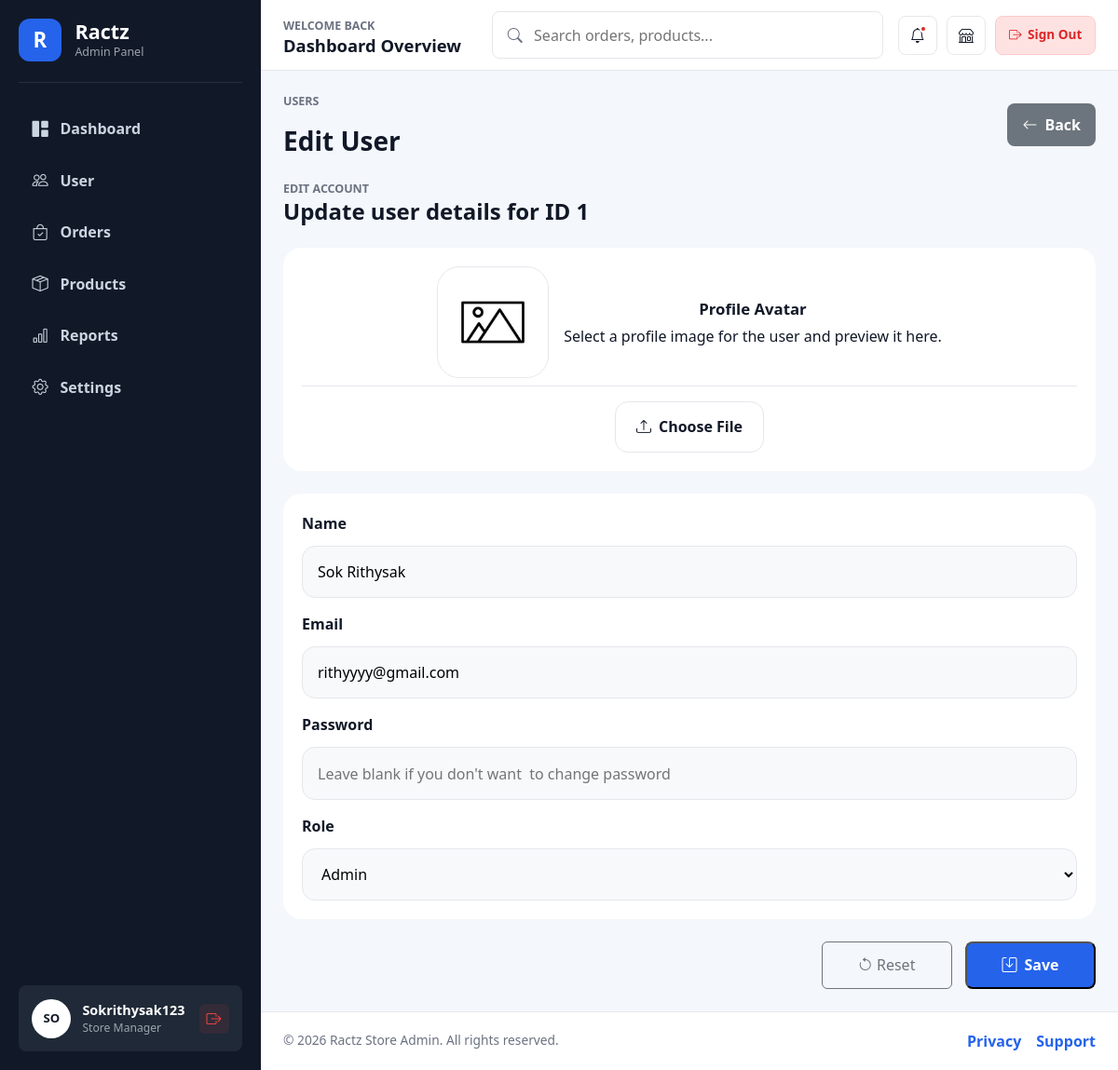
The app's page /admin/user/edit/1 (signed in) with its own data.
### app.py (models this page shows)
class User(db.Model):
    id = db.Column(db.Integer, primary_key=True)
    profile = db.Column(db.String(255), nullable=False, default='/static/images/default.png')
    username = db.Column(db.String(80), nullable=False)
    password = db.Column(db.String(255), nullable=False)
    email = db.Column(db.String(120), nullable=False, unique=True)
    role = db.Column(db.String(80), nullable=False)
    status = db.Column(db.String(80), nullable=False, default='Active')

### app.py (the view)
@app.get('/admin/user/edit/<int:user_id>')
@login_required
def edit_user(user_id):
    module = 'user'
    sql = text("SELECT * FROM user WHERE id = :user_id")
    result = db.session.execute(sql, {"user_id": user_id}).fetchone()
    user = None
    if result:
        user = dict(result._mapping)
    else:
        return redirect(url_for('user'))
    return render_template(
        'admin/user/edit.html',module=module,user=user
    )

### app.py (called while the page is built)
def login_required(view):
    @wraps(view)
    def wrapped(*args, **kwargs):
        if not session.get("is_login"):
            return redirect(url_for("admin_login", next=request.path))
        return view(*args, **kwargs)
    return wrapped

### templates/admin/user/edit.html (shortened to what this page needs)
{% extends 'admin/master.html' %} {% block styles %}
<link
  rel="stylesheet"
  href="{{ url_for('static', filename='user css/edit.css') }}"
/>
{% endblock %} {% block content %}
<main class="admin-content">
  <section class="page-heading">
    <div>
      <p>Users</p>
      <h3>Edit User</h3>
    </div>
    <a href="{{ url_for('user') }}" class="export-btn edit-back-btn">
      <i class="bi bi-arrow-left"></i>
      Back
    </a>
  </section>
  <section class="panel edit-panel">
    <div class="panel-header">
      <div>
        <span>Edit Account</span>
        <h4>Update user details for ID {{ user.id if user else user_id }}</h4>
      </div>
    </div>
    <form id="editUserForm" action="{{url_for('do_edit_user')}}" method="POST" enctype="multipart/form-data" class="edit-form">
      <div class="edit-layout">
        <div class="edit-card">
          <div class="edit-card-top">
            <img
              id="output"
              src="{% if user and user.profile and user.profile.startswith('/') %}{{ user.profile }}{% elif user and user.profile %}{{ url_for('static', filename='images/' + user.profile) }}{% else %}{{ url_for('static', filename='images/default.png') }}{% endif %}"
              alt="User profile image"
              onerror="this.onerror=null;this.src='{{ url_for('static', filename='images/default.png') }}'"
              class="edit-card-avatar"
            />
            <div class="edit-card-info">
              <strong>Profile Avatar</strong>
              <span>
                Select a profile image for the user and preview it here.
              </span>
            </div>
          </div>
          <div class="edit-card-actions">
            <label for="image" class="edit-upload-label">
              <i class="bi bi-upload"></i>
              Choose File
            </label>
          </div>
        </div>
        <div class="edit-form-box">
          <div class="edit-form-group">
            <label for="name">Name</label>
            <input
              type="text"
              id="name"
              name="name"
              value="{{ user.username }}"
              placeholder="Enter name"
              class="edit-form-control"
            />
          </div>
          <div class="edit-form-group">
            <label for="email">Email</label>
            <input
              type="email"
              id="email"
              name="email"
              value="{{ user.email  }}"
              placeholder="Enter email"
              class="edit-form-control"
            />
          </div>
          <div class="edit-form-group">
            <label for="password">Password</label>
            <input
              type="password"
              id="password"
              name="password"
              placeholder="Leave blank if you don't want  to change password"
              class="edit-form-control"
            />
          </div>
          <div class="edit-form-group">
            <label for="role">Role</label>
            <select id="role" name="role" class="edit-form-control">
              <option value="Admin" {% if user and (user.role == 'Admin' or user.role == 'admin') %}selected{% endif %}>Admin</option>
            </select>
          </div>
        </div>
        <div class="edit-actions">
          <button type="reset" class="btn btn-outline-secondary">
            <i class="bi bi-arrow-counterclockwise"></i>
            Reset
          </button>
          <button type="submit" class="export-btn">
            <i class="bi bi-save"></i>
            Save
          </button>
        </div>
      </div>
    </form>
  </section>
</main>
{% endblock %}

### static/admin css/admincss.css (style rules this page uses)
:root { --admin-bg: #f4f7fb; --sidebar-bg: #111827; --sidebar-soft: #1f2937; --surface: #ffffff; --text: #111827; --muted: #6b7280; --border: #e5e7eb; --primary: #2563eb; --primary-soft: #eff6ff; --success: #16a34a; --success-soft: #dcfce7; --warning: #d97706; --warning-soft: #fef3c7; --danger: #dc2626; --shadow: 0 18px 45px rgba(15, 23, 42, 0.08); }
* { box-sizing: border-box; }
body { min-height: 100vh; margin: 0; background: var(--admin-bg); color: var(--text); font-family: "Segoe UI", Arial, sans-serif; }
a { text-decoration: none; }
.navbar-title span, .page-heading p, .panel-header span, .stat-card span { color: var(--muted); font-size: 0.78rem; font-weight: 700; text-transform: uppercase; }
.navbar-title h2, .page-heading h3, .panel-header h4 { margin: 0; font-weight: 800; }
.admin-content { flex: 1; padding: 1.5rem; min-width: 0; }
.page-heading { display: flex; align-items: center; justify-content: space-between; gap: 1rem; margin-bottom: 1.3rem; }
.export-btn { display: inline-flex; align-items: center; justify-content: center; gap: 0.5rem; min-height: 42px; padding: 0.7rem 1rem; border-radius: 8px; background: var(--primary); color: #ffffff; font-weight: 800; }
.stat-card, .panel { border: 1px solid var(--border); border-radius: 8px; background: var(--surface); box-shadow: var(--shadow); }
.panel { padding: 1.2rem; }
.panel-header { display: flex; align-items: flex-start; justify-content: space-between; gap: 1rem; margin-bottom: 1.25rem; }

### static/user css/edit.css (style rules this page uses)
.panel { box-sizing: border-box; width: 100%; max-width: none; margin: 1.5rem auto; padding: 2rem; border: 1px solid #dee2e6; border-radius: 18px; background: #ffffff; box-shadow: 0 8px 24px rgba(15, 23, 42, 0.08); }
.edit-panel { max-width: none; margin: 0 auto; border-radius: 20px; padding: 0; background: transparent; box-shadow: none; border: none; }
.edit-panel .panel-header { margin-bottom: 1.5rem; gap: 1rem; }
.edit-layout { display: grid; gap: 1.5rem; }
.edit-card { display: grid; gap: 1rem; padding: 1.25rem; border: none; border-radius: 20px; background: #ffffff; }
.edit-card-top { display: flex; justify-content: center; align-items: center; gap: 1rem; flex-wrap: wrap; padding-bottom: 0.5rem; border-bottom: 1px solid var(--border); }
.edit-card-avatar { width: 120px; height: 120px; border-radius: 24px; object-fit: cover; border: 1px solid var(--border); background: #f6f8fb; }
.edit-card-info { display: grid; gap: 0.25rem; text-align: center; }
.edit-card-info strong { font-size: 1.05rem; }
.edit-card-actions { display: flex; align-items: center; justify-content: center; gap: 1rem; flex-wrap: wrap; }
.edit-upload-label { display: inline-flex; align-items: center; justify-content: center; gap: 0.5rem; padding: 0.9rem 1.4rem; border-radius: 14px; border: 1px solid var(--border); background: #ffffff; color: var(--text); font-weight: 700; cursor: pointer; }
.edit-form { display: grid; gap: 1.25rem; }
.edit-form-box { display: grid; gap: 1rem; padding: 1.25rem; border: none; border-radius: 20px; background: #ffffff; }
.edit-form-group { display: grid; gap: 0.75rem; }
.edit-form-group label { font-weight: 700; }
.edit-form-control { width: 100%; padding: 0.95rem 1rem; border: 1px solid var(--border); border-radius: 14px; background: #f8f9fb; }
.edit-actions { display: flex; gap: 0.9rem; flex-wrap: wrap; justify-content: flex-end; }
.edit-actions button { min-width: 140px; }
.edit-back-btn { background: #6c757d !important; }

### records on screen
User: id "1", name "Sok Rithysak", email "rithyyyy@gmail.com", role "Admin"

### other values on screen
{{ (session.get('username', 'A')[:2]) | upper }} "SO"
{{ session.get('username', 'Admin User') }} "Sokrithysak123"
